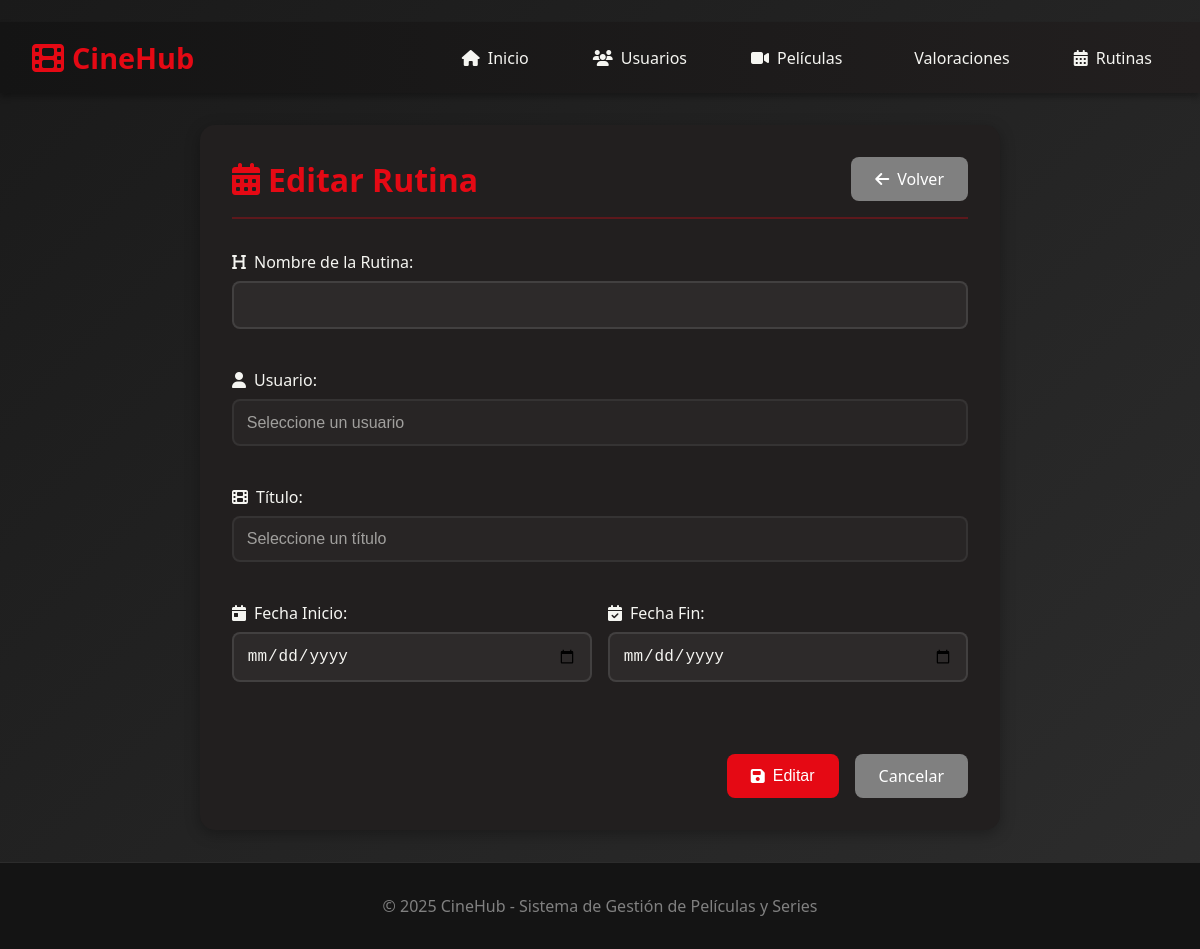
Before: /web/rutinas/editar/1 with the older database file.
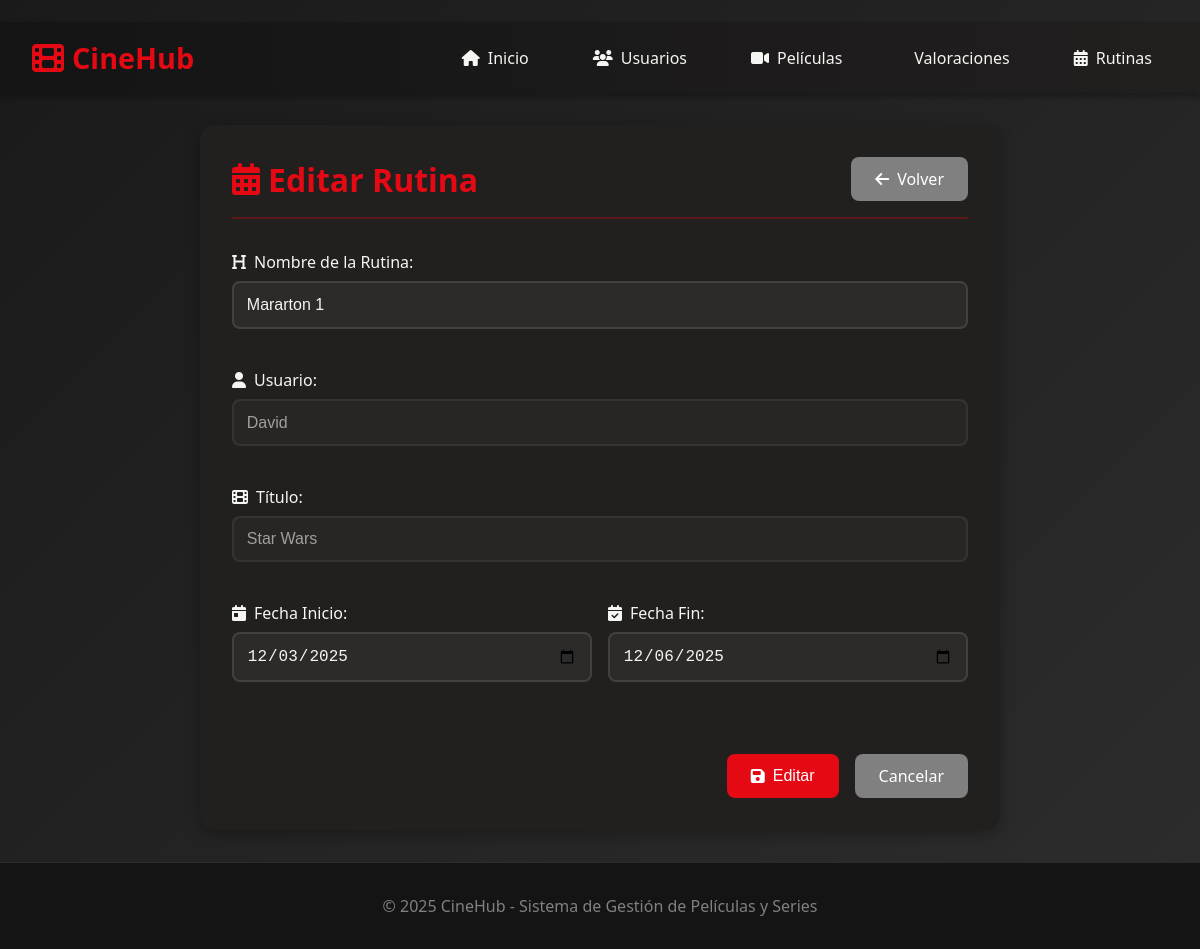
After: the same page with the newer database file.
### data/models.py (models this page shows)
class Rutina(SQLModel, table=True):
    id_rutina: Optional[int] = Field(default=None, primary_key=True, index=True)
    nombre: str = Field(index=True)
    fecha_inicio: date
    fecha_fin: date
    is_active: bool = Field(default=True)
    deleted_at: Optional[datetime] = Field(default=None, nullable=True)
    id_usuario_FK: int = Field(foreign_key="usuario.id_usuario")
    id_titulo_FK: int = Field(foreign_key="peliculaserie.id_titulo")
    usuario: Optional["Usuario"] = Relationship(back_populates="rutinas")
    titulo: Optional["PeliculaSerie"] = Relationship(back_populates="rutinas")

class Usuario(SQLModel, table=True):
    id_usuario: Optional[int] = Field(default=None, primary_key=True, index=True)
    nombre: str
    correo: str = Field(unique=True, index=True)
    clave: str
    is_active: bool = Field(default=True)
    deleted_at: Optional[datetime] = Field(default=None, nullable=True)
    valoraciones: List["Valoracion"] = Relationship(back_populates="usuario")
    rutinas: List["Rutina"] = Relationship(back_populates="usuario")

class PeliculaSerie(SQLModel, table=True):
    id_titulo: Optional[int] = Field(default=None, primary_key=True, index=True)
    titulo: str = Field(unique=True, index=True)
    genero: str
    anio_estreno: int
    duracion: int
    descripcion: str
    is_active: bool = Field(default=True)
    deleted_at: Optional[datetime] = Field(default=None, nullable=True)
    valoraciones: List["Valoracion"] = Relationship(back_populates="titulo")
    rutinas: List["Rutina"] = Relationship(back_populates="titulo")

### routers/web.py (the view)
@router.get("/rutinas/editar/{id_rutina}", response_class=HTMLResponse)
async def pagina_editar_rutina(id_rutina: int, request: Request, session: Session = Depends(get_session)):
    rutina = session.get(Rutina, id_rutina)
    usuarios = session.exec(select(Usuario).where(Usuario.is_active == True)).all()
    titulos = session.exec(select(PeliculaSerie).where(PeliculaSerie.is_active == True)).all()
    return templates.TemplateResponse("rutina_form.html", {"request": request, "accion": "Editar", "rutina": rutina, "usuarios": usuarios, "titulos": titulos})

### templates/rutina_form.html (shortened to what this page needs)
﻿{% extends "base.html" %}
{% block content %}
<div class="container">
    <div class="form-container">
        <div class="form-header">
            <h1>
                <i class="fas fa-calendar-alt"></i>
                {{ accion }} Rutina
            </h1>
            <a href="/web/rutinas" class="btn btn-secondary">
                <i class="fas fa-arrow-left"></i> Volver
            </a>
        </div>
        <form method="post" class="data-form">
            <div class="form-group">
                <label><i class="fas fa-heading"></i> Nombre de la Rutina:</label>
                <input type="text" name="nombre" value="{% if rutina %}{{ rutina.nombre }}{% endif %}" required>
            </div>
            <div class="form-group">
                <label><i class="fas fa-user"></i> Usuario:</label>
                <select name="id_usuario_FK" required {% if accion == 'Editar' %}disabled{% endif %}>
                    <option value="">Seleccione un usuario</option>
                    {% for usuario in usuarios %}
                    <option value="{{ usuario.id_usuario }}"
                            {% if rutina and rutina.id_usuario_FK == usuario.id_usuario %}selected{% endif %}>
                        {{ usuario.nombre }}
                    </option>
                    {% endfor %}
                </select>
            </div>
            <div class="form-group">
                <label><i class="fas fa-film"></i> Título:</label>
                <select name="id_titulo_FK" required {% if accion == 'Editar' %}disabled{% endif %}>
                    <option value="">Seleccione un título</option>
                    {% for titulo in titulos %}
                    <option value="{{ titulo.id_titulo }}"
                            {% if rutina and rutina.id_titulo_FK == titulo.id_titulo %}selected{% endif %}>
                        {{ titulo.titulo }}
                    </option>
                    {% endfor %}
                </select>
            </div>
            <div class="form-row">
                <div class="form-group">
                    <label><i class="fas fa-calendar-day"></i> Fecha Inicio:</label>
                    <input type="date" name="fecha_inicio"
                           value="{% if rutina %}{{ rutina.fecha_inicio }}{% elif fecha_pre %}{{ fecha_pre }}{% endif %}" required>
                </div>
                <div class="form-group">
                    <label><i class="fas fa-calendar-check"></i> Fecha Fin:</label>
                    <input type="date" name="fecha_fin"
                           value="{% if rutina %}{{ rutina.fecha_fin }}{% elif fecha_pre %}{{ fecha_pre }}{% endif %}" required>
                </div>
            </div>
            <div class="form-actions">
                <button type="submit" class="btn {% if accion == 'Crear' %}btn-success{% else %}btn-primary{% endif %}">
                    <i class="fas fa-save"></i> {{ accion }}
                </button>
                <a href="/web/rutinas" class="btn btn-secondary">Cancelar</a>
            </div>
        </form>
    </div>
</div>
{% endblock %}

### templates/base.html (shortened to what this page needs)
<!DOCTYPE html>
<html lang="es">
<head>
    <link rel="stylesheet" href="/static/css/style.css">
    <link rel="stylesheet" href="https://cdnjs.cloudflare.com/ajax/libs/font-awesome/6.4.0/css/all.min.css">
</head>
<body>
    <nav class="navbar">
        <div class="nav-container">
            <div class="nav-brand">
                <i class="fas fa-film"></i>
                <span>CineHub</span>
            </div>
            <ul class="nav-menu">
                <li><a href="/" class="nav-link"><i class="fas fa-home"></i> Inicio</a></li>
                <li><a href="/web/usuarios" class="nav-link"><i class="fas fa-users"></i> Usuarios</a></li>
                <li><a href="/web/titulos" class="nav-link"><i class="fas fa-video"></i> Películas</a></li>
                <li><a href="/web/valoraciones" class="nav-link"> Valoraciones</a></li>
                <li><a href="/web/rutinas" class="nav-link"><i class="fas fa-calendar-alt"></i> Rutinas</a></li>
            </ul>
        </div>
    </nav>
    <main class="main-content">
        {% block content %}{% endblock %}
    </main>
    <footer class="footer">
        <p>&copy; 2025 CineHub - Sistema de Gestión de Películas y Series</p>
    </footer>
</body>
</html>

### static/css/style.css (style rules this page uses)
* { margin: 0; padding: 0; box-sizing: border-box; }
:root { --primary: #e50914; --primary-dark: #b20710; --secondary: #221f1f; --dark: #141414; --light: #f5f5f1; --gray: #808080; --success: #46d369; --warning: #ffc107; --danger: #dc3545; }
body { font-family: 'Segoe UI', Tahoma, Geneva, Verdana, sans-serif; background: linear-gradient(135deg, #1a1a1a 0%, #2d2d2d 100%); color: var(--light); min-height: 100vh; }
.navbar { background: linear-gradient(90deg, var(--dark) 0%, var(--secondary) 100%); padding: 1rem 0; box-shadow: 0 4px 6px rgba(0, 0, 0, 0.3); position: sticky; top: 0; z-index: 1000; }
.nav-container { max-width: 1400px; margin: 0 auto; padding: 0 2rem; display: flex; justify-content: space-between; align-items: center; }
.nav-brand { display: flex; align-items: center; gap: 0.5rem; font-size: 1.8rem; font-weight: bold; color: var(--primary); }
.nav-brand i { font-size: 2rem; }
.nav-menu { display: flex; list-style: none; gap: 2rem; }
.nav-link { color: var(--light); text-decoration: none; padding: 0.5rem 1rem; border-radius: 8px; transition: all 0.3s ease; display: flex; align-items: center; gap: 0.5rem; }
.main-content { min-height: calc(100vh - 150px); padding: 2rem 0; }
.container { max-width: 1400px; margin: 0 auto; padding: 0 2rem; }
.btn { padding: 0.7rem 1.5rem; border: none; border-radius: 8px; cursor: pointer; font-size: 1rem; transition: all 0.3s ease; display: inline-flex; align-items: center; gap: 0.5rem; text-decoration: none; }
.btn-primary { background: var(--primary); color: white; }
.btn-secondary { background: var(--gray); color: white; }
.form-group { margin-bottom: 1.5rem; }
.form-group label { display: flex; align-items: center; gap: 0.5rem; margin-bottom: 0.5rem; color: var(--light); font-weight: 500; }
.form-group input, .form-group select, .form-group textarea { width: 100%; padding: 0.8rem; border: 2px solid rgba(255, 255, 255, 0.1); border-radius: 8px; background: rgba(255, 255, 255, 0.05); color: var(--light); font-size: 1rem; transition: all 0.3s ease; }
.form-row { display: grid; grid-template-columns: 1fr 1fr; gap: 1rem; }
.form-actions { display: flex; gap: 1rem; justify-content: flex-end; margin-top: 2rem; }
.footer { background: var(--dark); padding: 2rem; text-align: center; color: var(--gray); border-top: 1px solid rgba(255, 255, 255, 0.1); }
.form-container { background: var(--secondary); border-radius: 15px; padding: 2rem; max-width: 800px; margin: 0 auto; box-shadow: 0 4px 15px rgba(0, 0, 0, 0.3); }
.form-header { display: flex; justify-content: space-between; align-items: center; margin-bottom: 2rem; padding-bottom: 1rem; border-bottom: 2px solid rgba(229, 9, 20, 0.3); }
.form-header h1 { color: var(--primary); display: flex; align-items: center; gap: 0.5rem; margin: 0; }
.data-form { display: flex; flex-direction: column; gap: 1rem; }
select { appearance: none; background-repeat: no-repeat; background-position: right 0.8rem center; background-size: 12px; padding-right: 2.5rem; }
select:disabled { opacity: 0.6; cursor: not-allowed; }
select option { background-color: #221f1f; color: #f5f5f1; padding: 10px; }

Changed rows visible on the page:
added Rutina: nombre "Mararton 1", id_usuario_FK "David", id_titulo_FK "Star Wars", fecha_inicio "12/03/2025", fecha_fin "12/06/2025"
Other visible differences:
form field id_usuario_FK: "Seleccione un usuario" → (not shown)
form field id_titulo_FK: "Seleccione un título" → (not shown)
